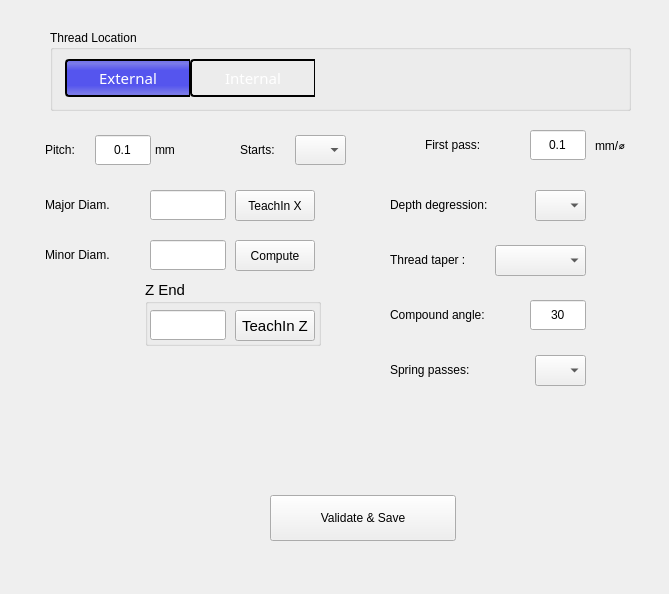
<?xml version="1.0" encoding="UTF-8"?>
<ui version="4.0">
 <class>Form</class>
 <widget class="QWidget" name="Form">
  <property name="geometry">
   <rect>
    <x>0</x>
    <y>0</y>
    <width>669</width>
    <height>594</height>
   </rect>
  </property>
  <property name="windowTitle">
   <string>Form</string>
  </property>
  <widget class="QGroupBox" name="groupBox">
   <property name="geometry">
    <rect>
     <x>50</x>
     <y>30</y>
     <width>581</width>
     <height>81</height>
    </rect>
   </property>
   <property name="title">
    <string>Thread Location</string>
   </property>
   <widget class="QWidget" name="threadLocation" native="true">
    <property name="geometry">
     <rect>
      <x>15</x>
      <y>25</y>
      <width>250</width>
      <height>56</height>
     </rect>
    </property>
    <property name="maximumSize">
     <size>
      <width>250</width>
      <height>16777215</height>
     </size>
    </property>
    <property name="styleSheet">
     <string notr="true">min-height: 30px;</string>
    </property>
    <layout class="QHBoxLayout" name="horizontalLayout_40">
     <property name="spacing">
      <number>0</number>
     </property>
     <property name="leftMargin">
      <number>0</number>
     </property>
     <property name="topMargin">
      <number>0</number>
     </property>
     <property name="rightMargin">
      <number>0</number>
     </property>
     <property name="bottomMargin">
      <number>10</number>
     </property>
     <item>
      <widget class="QPushButton" name="btnExternal_2">
       <property name="sizePolicy">
        <sizepolicy hsizetype="Preferred" vsizetype="Preferred">
         <horstretch>1</horstretch>
         <verstretch>1</verstretch>
        </sizepolicy>
       </property>
       <property name="minimumSize">
        <size>
         <width>0</width>
         <height>42</height>
        </size>
       </property>
       <property name="maximumSize">
        <size>
         <width>16777215</width>
         <height>42</height>
        </size>
       </property>
       <property name="font">
        <font>
         <family>Noto Sans</family>
         <pointsize>11</pointsize>
        </font>
       </property>
       <property name="focusPolicy">
        <enum>Qt::NoFocus</enum>
       </property>
       <property name="styleSheet">
        <string notr="true">QPushButton {
	max-height: 30px;
    margin-top: 2px;
    margin-bottom: 2px;
    color: white;
    background:  qlineargradient(x1: 0, y1: 0, x2: 0, y2: 1,
                                     stop: 0 #4e4e4e, stop: 1.0 #3a3a3a);
    border-style: solid;
    border-color: black;
    border-top-width: 2px;
    border-bottom-width: 2px;
    border-right-width: 1px;
    border-left-width: 2px;
    padding: 2px;
    border-top-left-radius: 4px;
    border-top-right-radius: 0px;
    border-bottom-left-radius: 4px;
    border-bottom-right-radius: 0px;
}

QPushButton:pressed, QPushButton:hover {
    background:  qlineargradient(x1: 0, y1: 0, x2: 0, y2: 1,
                                     stop: 0 #A19E9E, stop: 1.0 #5C5959);
}

QPushButton:checked {
    background:  qlineargradient(spread:pad, x1:0, y1:0, x2:0, y2:1, stop:0 rgba(112, 112, 238, 255), stop:0.121053 rgba(123, 123, 232, 255), stop:0.3 rgba(85, 85, 238, 255), stop:0.694737 rgba(85, 85, 238, 255), stop:0.915789 rgba(123, 123, 232, 255), stop:1 rgba(112, 112, 238, 255))
}</string>
       </property>
       <property name="text">
        <string>External</string>
       </property>
       <property name="checkable">
        <bool>true</bool>
       </property>
       <property name="checked">
        <bool>true</bool>
       </property>
       <property name="autoExclusive">
        <bool>true</bool>
       </property>
       <property name="page" stdset="0">
        <number>0</number>
       </property>
      </widget>
     </item>
     <item>
      <widget class="QPushButton" name="btnInternal_2">
       <property name="sizePolicy">
        <sizepolicy hsizetype="Preferred" vsizetype="Preferred">
         <horstretch>1</horstretch>
         <verstretch>1</verstretch>
        </sizepolicy>
       </property>
       <property name="minimumSize">
        <size>
         <width>0</width>
         <height>42</height>
        </size>
       </property>
       <property name="maximumSize">
        <size>
         <width>16777215</width>
         <height>42</height>
        </size>
       </property>
       <property name="font">
        <font>
         <family>Noto Sans</family>
         <pointsize>11</pointsize>
        </font>
       </property>
       <property name="focusPolicy">
        <enum>Qt::NoFocus</enum>
       </property>
       <property name="styleSheet">
        <string notr="true">QPushButton {
	max-height: 30px;
    margin-top: 2px;
    margin-bottom: 2px;
    color: white;
    background:  qlineargradient(x1: 0, y1: 0, x2: 0, y2: 1,
                                     stop: 0 #4e4e4e, stop: 1.0 #3a3a3a);
    border-style: solid;
    border-color: black;
    border-top-width: 2px;
    border-bottom-width: 2px;
    border-right-width: 1px;
    border-left-width: 2px;
    padding: 2px;
    border-top-left-radius: 4px;
    border-top-right-radius: 0px;
    border-bottom-left-radius: 4px;
    border-bottom-right-radius: 0px;
}

QPushButton:pressed, QPushButton:hover {
    background:  qlineargradient(x1: 0, y1: 0, x2: 0, y2: 1,
                                     stop: 0 #A19E9E, stop: 1.0 #5C5959);
}

QPushButton:checked {
    background:  qlineargradient(spread:pad, x1:0, y1:0, x2:0, y2:1, stop:0 rgba(112, 112, 238, 255), stop:0.121053 rgba(123, 123, 232, 255), stop:0.3 rgba(85, 85, 238, 255), stop:0.694737 rgba(85, 85, 238, 255), stop:0.915789 rgba(123, 123, 232, 255), stop:1 rgba(112, 112, 238, 255))
}</string>
       </property>
       <property name="text">
        <string>Internal</string>
       </property>
       <property name="checkable">
        <bool>true</bool>
       </property>
       <property name="autoExclusive">
        <bool>true</bool>
       </property>
       <property name="page" stdset="0">
        <number>2</number>
       </property>
      </widget>
     </item>
    </layout>
   </widget>
  </widget>
  <widget class="QLabel" name="label_65">
   <property name="geometry">
    <rect>
     <x>45</x>
     <y>135</y>
     <width>51</width>
     <height>30</height>
    </rect>
   </property>
   <property name="styleSheet">
    <string notr="true">font: 11pt &quot;Noto Sans&quot;;</string>
   </property>
   <property name="text">
    <string>Pitch:</string>
   </property>
  </widget>
  <widget class="QLabel" name="label_70">
   <property name="geometry">
    <rect>
     <x>155</x>
     <y>135</y>
     <width>29</width>
     <height>30</height>
    </rect>
   </property>
   <property name="styleSheet">
    <string notr="true">font: 11pt &quot;Noto Sans&quot;;</string>
   </property>
   <property name="text">
    <string>mm</string>
   </property>
  </widget>
  <widget class="VCPSettingsLineEdit" name="threadingPitch">
   <property name="geometry">
    <rect>
     <x>95</x>
     <y>135</y>
     <width>56</width>
     <height>30</height>
    </rect>
   </property>
   <property name="styleSheet">
    <string notr="true">font: 11pt &quot;Noto Sans&quot;;</string>
   </property>
   <property name="text">
    <string>0.1</string>
   </property>
   <property name="alignment">
    <set>Qt::AlignCenter</set>
   </property>
   <property name="settingName" stdset="0">
    <string>smart_numpad.quick-cycles-thread-pitch-metric</string>
   </property>
   <property name="textFormat" stdset="0">
    <string/>
   </property>
  </widget>
  <widget class="VCPSettingsComboBox" name="threadingStarts">
   <property name="geometry">
    <rect>
     <x>295</x>
     <y>135</y>
     <width>51</width>
     <height>30</height>
    </rect>
   </property>
   <property name="layoutDirection">
    <enum>Qt::LeftToRight</enum>
   </property>
   <property name="styleSheet">
    <string notr="true">font: 11pt &quot;Noto Sans&quot;;</string>
   </property>
   <property name="settingName" stdset="0">
    <string>quick-cycles.threading-starts</string>
   </property>
  </widget>
  <widget class="QLabel" name="label_68">
   <property name="geometry">
    <rect>
     <x>240</x>
     <y>135</y>
     <width>51</width>
     <height>30</height>
    </rect>
   </property>
   <property name="styleSheet">
    <string notr="true">font: 11pt &quot;Noto Sans&quot;;</string>
   </property>
   <property name="text">
    <string>Starts:</string>
   </property>
  </widget>
  <widget class="QLabel" name="threadLabelXEnd">
   <property name="geometry">
    <rect>
     <x>45</x>
     <y>240</y>
     <width>101</width>
     <height>30</height>
    </rect>
   </property>
   <property name="styleSheet">
    <string notr="true">font: 11pt &quot;Noto Sans&quot;;</string>
   </property>
   <property name="text">
    <string>Minor Diam.</string>
   </property>
  </widget>
  <widget class="TeachInLineEdit" name="threadingXStart">
   <property name="geometry">
    <rect>
     <x>150</x>
     <y>190</y>
     <width>76</width>
     <height>30</height>
    </rect>
   </property>
   <property name="styleSheet">
    <string notr="true">font: 11pt &quot;Noto Sans&quot;;</string>
   </property>
   <property name="alignment">
    <set>Qt::AlignRight|Qt::AlignTrailing|Qt::AlignVCenter</set>
   </property>
   <property name="referenceType" stdset="0">
    <number>1</number>
   </property>
   <property name="axisNumber" stdset="0">
    <number>0</number>
   </property>
   <property name="inchFormat" stdset="0">
    <string>%9.4f</string>
   </property>
   <property name="millimeterFormat" stdset="0">
    <string>%10.3f</string>
   </property>
   <property name="degreeFormat" stdset="0">
    <string>%10.2f</string>
   </property>
   <property name="latheMode" stdset="0">
    <number>2</number>
   </property>
  </widget>
  <widget class="QPushButton" name="threadingTeachXBtn">
   <property name="geometry">
    <rect>
     <x>235</x>
     <y>190</y>
     <width>80</width>
     <height>31</height>
    </rect>
   </property>
   <property name="styleSheet">
    <string notr="true">font: 11pt &quot;Noto Sans&quot;;</string>
   </property>
   <property name="text">
    <string>TeachIn X</string>
   </property>
  </widget>
  <widget class="QPushButton" name="threadingCompute">
   <property name="geometry">
    <rect>
     <x>235</x>
     <y>240</y>
     <width>80</width>
     <height>31</height>
    </rect>
   </property>
   <property name="styleSheet">
    <string notr="true">font: 11pt &quot;Noto Sans&quot;;</string>
   </property>
   <property name="text">
    <string>Compute</string>
   </property>
  </widget>
  <widget class="QLabel" name="threadLabelXStart">
   <property name="geometry">
    <rect>
     <x>45</x>
     <y>190</y>
     <width>101</width>
     <height>30</height>
    </rect>
   </property>
   <property name="styleSheet">
    <string notr="true">font: 11pt &quot;Noto Sans&quot;;</string>
   </property>
   <property name="text">
    <string>Major Diam.</string>
   </property>
  </widget>
  <widget class="QGroupBox" name="groupBox_2">
   <property name="geometry">
    <rect>
     <x>145</x>
     <y>280</y>
     <width>176</width>
     <height>66</height>
    </rect>
   </property>
   <property name="font">
    <font>
     <pointsize>11</pointsize>
    </font>
   </property>
   <property name="title">
    <string>Z End</string>
   </property>
   <widget class="QPushButton" name="threadingTeachZBtn">
    <property name="geometry">
     <rect>
      <x>90</x>
      <y>30</y>
      <width>80</width>
      <height>31</height>
     </rect>
    </property>
    <property name="styleSheet">
     <string notr="true">font: 11pt &quot;Noto Sans&quot;;</string>
    </property>
    <property name="text">
     <string>TeachIn Z</string>
    </property>
   </widget>
   <widget class="TeachInLineEdit" name="threadingZEnd">
    <property name="geometry">
     <rect>
      <x>5</x>
      <y>30</y>
      <width>76</width>
      <height>30</height>
     </rect>
    </property>
    <property name="styleSheet">
     <string notr="true">font: 11pt &quot;Noto Sans&quot;;</string>
    </property>
    <property name="alignment">
     <set>Qt::AlignRight|Qt::AlignTrailing|Qt::AlignVCenter</set>
    </property>
    <property name="referenceType" stdset="0">
     <number>1</number>
    </property>
    <property name="axisNumber" stdset="0">
     <number>2</number>
    </property>
    <property name="inchFormat" stdset="0">
     <string>%9.4f</string>
    </property>
    <property name="millimeterFormat" stdset="0">
     <string>%10.3f</string>
    </property>
    <property name="degreeFormat" stdset="0">
     <string>%10.2f</string>
    </property>
    <property name="latheMode" stdset="0">
     <number>0</number>
    </property>
   </widget>
  </widget>
  <widget class="QLineEdit" name="threadingXEnd">
   <property name="geometry">
    <rect>
     <x>150</x>
     <y>240</y>
     <width>76</width>
     <height>30</height>
    </rect>
   </property>
   <property name="focusPolicy">
    <enum>Qt::StrongFocus</enum>
   </property>
   <property name="styleSheet">
    <string notr="true">font: 11pt &quot;Noto Sans&quot;;</string>
   </property>
   <property name="alignment">
    <set>Qt::AlignRight|Qt::AlignTrailing|Qt::AlignVCenter</set>
   </property>
  </widget>
  <widget class="QLabel" name="label_21">
   <property name="geometry">
    <rect>
     <x>425</x>
     <y>130</y>
     <width>81</width>
     <height>30</height>
    </rect>
   </property>
   <property name="styleSheet">
    <string notr="true">font: 11pt &quot;Noto Sans&quot;;</string>
   </property>
   <property name="text">
    <string>First pass:</string>
   </property>
  </widget>
  <widget class="QLabel" name="label_73">
   <property name="geometry">
    <rect>
     <x>595</x>
     <y>130</y>
     <width>51</width>
     <height>30</height>
    </rect>
   </property>
   <property name="styleSheet">
    <string notr="true">font: 11pt &quot;Noto Sans&quot;;</string>
   </property>
   <property name="text">
    <string>mm/⌀</string>
   </property>
  </widget>
  <widget class="QLabel" name="label_69">
   <property name="geometry">
    <rect>
     <x>390</x>
     <y>300</y>
     <width>136</width>
     <height>30</height>
    </rect>
   </property>
   <property name="styleSheet">
    <string notr="true">font: 11pt &quot;Noto Sans&quot;;</string>
   </property>
   <property name="text">
    <string>Compound angle:</string>
   </property>
  </widget>
  <widget class="QLabel" name="label_72">
   <property name="geometry">
    <rect>
     <x>390</x>
     <y>190</y>
     <width>136</width>
     <height>30</height>
    </rect>
   </property>
   <property name="styleSheet">
    <string notr="true">font: 11pt &quot;Noto Sans&quot;;</string>
   </property>
   <property name="text">
    <string>Depth degression:</string>
   </property>
  </widget>
  <widget class="VCPSettingsLineEdit" name="threadingFirstPass">
   <property name="geometry">
    <rect>
     <x>530</x>
     <y>130</y>
     <width>56</width>
     <height>30</height>
    </rect>
   </property>
   <property name="styleSheet">
    <string notr="true">font: 11pt &quot;Noto Sans&quot;;</string>
   </property>
   <property name="text">
    <string>0.1</string>
   </property>
   <property name="alignment">
    <set>Qt::AlignCenter</set>
   </property>
   <property name="settingName" stdset="0">
    <string>smart_numpad.quick-cycles-thread-first-pass</string>
   </property>
   <property name="textFormat" stdset="0">
    <string/>
   </property>
  </widget>
  <widget class="QLabel" name="label_71">
   <property name="geometry">
    <rect>
     <x>390</x>
     <y>245</y>
     <width>101</width>
     <height>30</height>
    </rect>
   </property>
   <property name="styleSheet">
    <string notr="true">font: 11pt &quot;Noto Sans&quot;;</string>
   </property>
   <property name="text">
    <string>Thread taper :</string>
   </property>
  </widget>
  <widget class="VCPSettingsComboBox" name="threadingTaper">
   <property name="geometry">
    <rect>
     <x>495</x>
     <y>245</y>
     <width>91</width>
     <height>31</height>
    </rect>
   </property>
   <property name="layoutDirection">
    <enum>Qt::LeftToRight</enum>
   </property>
   <property name="styleSheet">
    <string notr="true">font: 11pt &quot;Noto Sans&quot;;</string>
   </property>
   <property name="settingName" stdset="0">
    <string>quick-cycles.threading-taper</string>
   </property>
  </widget>
  <widget class="VCPSettingsComboBox" name="threadingDepthDegression">
   <property name="geometry">
    <rect>
     <x>535</x>
     <y>190</y>
     <width>51</width>
     <height>31</height>
    </rect>
   </property>
   <property name="layoutDirection">
    <enum>Qt::LeftToRight</enum>
   </property>
   <property name="styleSheet">
    <string notr="true">font: 11pt &quot;Noto Sans&quot;;</string>
   </property>
   <property name="settingName" stdset="0">
    <string>quick-cycles.threading-depth-degression</string>
   </property>
  </widget>
  <widget class="VCPSettingsComboBox" name="threadingSpringPasses">
   <property name="geometry">
    <rect>
     <x>535</x>
     <y>355</y>
     <width>51</width>
     <height>31</height>
    </rect>
   </property>
   <property name="layoutDirection">
    <enum>Qt::LeftToRight</enum>
   </property>
   <property name="styleSheet">
    <string notr="true">font: 11pt &quot;Noto Sans&quot;;</string>
   </property>
   <property name="settingName" stdset="0">
    <string>quick-cycles.threading-spring-passes</string>
   </property>
  </widget>
  <widget class="VCPSettingsLineEdit" name="threadingCompAngle">
   <property name="geometry">
    <rect>
     <x>530</x>
     <y>300</y>
     <width>56</width>
     <height>30</height>
    </rect>
   </property>
   <property name="styleSheet">
    <string notr="true">font: 11pt &quot;Noto Sans&quot;;</string>
   </property>
   <property name="text">
    <string>30</string>
   </property>
   <property name="alignment">
    <set>Qt::AlignCenter</set>
   </property>
   <property name="settingName" stdset="0">
    <string>smart_numpad.quick-cycles-threading-compound-angle</string>
   </property>
   <property name="textFormat" stdset="0">
    <string/>
   </property>
  </widget>
  <widget class="QLabel" name="label_66">
   <property name="geometry">
    <rect>
     <x>390</x>
     <y>355</y>
     <width>106</width>
     <height>30</height>
    </rect>
   </property>
   <property name="styleSheet">
    <string notr="true">font: 11pt &quot;Noto Sans&quot;;</string>
   </property>
   <property name="text">
    <string>Spring passes:</string>
   </property>
  </widget>
  <widget class="QPushButton" name="validateAndSave">
   <property name="geometry">
    <rect>
     <x>270</x>
     <y>495</y>
     <width>186</width>
     <height>46</height>
    </rect>
   </property>
   <property name="text">
    <string>Validate &amp;&amp; Save</string>
   </property>
  </widget>
 </widget>
 <customwidgets>
  <customwidget>
   <class>VCPSettingsLineEdit</class>
   <extends>QLineEdit</extends>
   <header>qtpyvcp.widgets.input_widgets.setting_slider</header>
  </customwidget>
  <customwidget>
   <class>VCPSettingsComboBox</class>
   <extends>QComboBox</extends>
   <header>qtpyvcp.widgets.input_widgets.setting_slider</header>
  </customwidget>
  <customwidget>
   <class>TeachInLineEdit</class>
   <extends>QLineEdit</extends>
   <header>qtpyvcp.widgets.input_widgets.teachin_line_edit</header>
  </customwidget>
 </customwidgets>
 <resources/>
 <connections/>
</ui>
